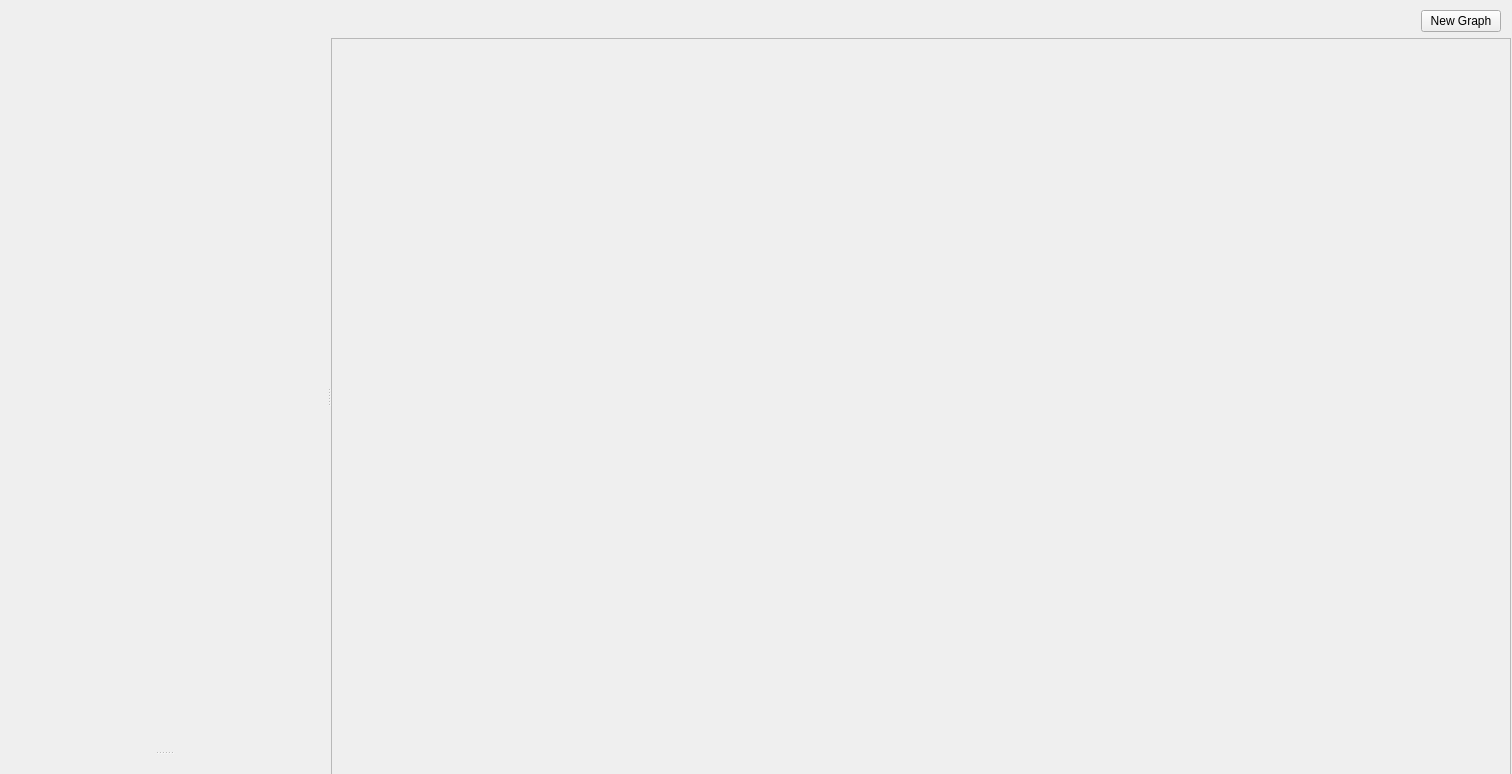
<?xml version="1.0" encoding="UTF-8"?>
<ui version="4.0">
 <class>root_widget</class>
 <widget class="QWidget" name="root_widget">
  <property name="geometry">
   <rect>
    <x>0</x>
    <y>0</y>
    <width>1512</width>
    <height>774</height>
   </rect>
  </property>
  <property name="windowTitle">
   <string>root_widget</string>
  </property>
  <widget class="QSplitter" name="splitter_2">
   <property name="geometry">
    <rect>
     <x>0</x>
     <y>10</y>
     <width>1511</width>
     <height>771</height>
    </rect>
   </property>
   <property name="orientation">
    <enum>Qt::Orientation::Horizontal</enum>
   </property>
   <widget class="QSplitter" name="splitter">
    <property name="sizePolicy">
     <sizepolicy hsizetype="Expanding" vsizetype="Expanding">
      <horstretch>4</horstretch>
      <verstretch>0</verstretch>
     </sizepolicy>
    </property>
    <property name="minimumSize">
     <size>
      <width>200</width>
      <height>0</height>
     </size>
    </property>
    <property name="maximumSize">
     <size>
      <width>16777215</width>
      <height>16777215</height>
     </size>
    </property>
    <property name="orientation">
     <enum>Qt::Orientation::Vertical</enum>
    </property>
    <widget class="QWidget" name="controls_widget" native="true">
     <property name="sizePolicy">
      <sizepolicy hsizetype="Preferred" vsizetype="Preferred">
       <horstretch>4</horstretch>
       <verstretch>8</verstretch>
      </sizepolicy>
     </property>
     <property name="minimumSize">
      <size>
       <width>300</width>
       <height>430</height>
      </size>
     </property>
     <property name="maximumSize">
      <size>
       <width>16777215</width>
       <height>16777215</height>
      </size>
     </property>
     <widget class="QWidget" name="verticalLayoutWidget">
      <property name="geometry">
       <rect>
        <x>0</x>
        <y>0</y>
        <width>351</width>
        <height>511</height>
       </rect>
      </property>
      <layout class="QVBoxLayout" name="verticalLayout"/>
     </widget>
    </widget>
    <widget class="QWidget" name="non_rectangle_graph_widget" native="true">
     <property name="sizePolicy">
      <sizepolicy hsizetype="Preferred" vsizetype="Preferred">
       <horstretch>4</horstretch>
       <verstretch>4</verstretch>
      </sizepolicy>
     </property>
    </widget>
   </widget>
   <widget class="QWidget" name="">
    <layout class="QVBoxLayout" name="verticalLayout_2">
     <item>
      <layout class="QHBoxLayout" name="horizontalLayout">
       <item>
        <spacer name="horizontalSpacer">
         <property name="orientation">
          <enum>Qt::Orientation::Horizontal</enum>
         </property>
         <property name="sizeHint" stdset="0">
          <size>
           <width>40</width>
           <height>20</height>
          </size>
         </property>
        </spacer>
       </item>
       <item>
        <widget class="QPushButton" name="new_graph_btn">
         <property name="text">
          <string>New Graph</string>
         </property>
         <property name="icon">
          <iconset>
           <normaloff>../Icons/add.png</normaloff>../Icons/add.png</iconset>
         </property>
        </widget>
       </item>
       <item>
        <spacer name="horizontalSpacer_2">
         <property name="orientation">
          <enum>Qt::Orientation::Horizontal</enum>
         </property>
         <property name="sizeType">
          <enum>QSizePolicy::Policy::Fixed</enum>
         </property>
         <property name="sizeHint" stdset="0">
          <size>
           <width>10</width>
           <height>20</height>
          </size>
         </property>
        </spacer>
       </item>
      </layout>
     </item>
     <item>
      <widget class="QScrollArea" name="graph_scroll_area">
       <property name="minimumSize">
        <size>
         <width>1180</width>
         <height>0</height>
        </size>
       </property>
       <property name="acceptDrops">
        <bool>true</bool>
       </property>
       <property name="widgetResizable">
        <bool>true</bool>
       </property>
       <widget class="QWidget" name="graph_placeholder_widget">
        <property name="geometry">
         <rect>
          <x>0</x>
          <y>0</y>
          <width>1178</width>
          <height>725</height>
         </rect>
        </property>
       </widget>
      </widget>
     </item>
    </layout>
   </widget>
  </widget>
 </widget>
 <resources/>
 <connections/>
</ui>
